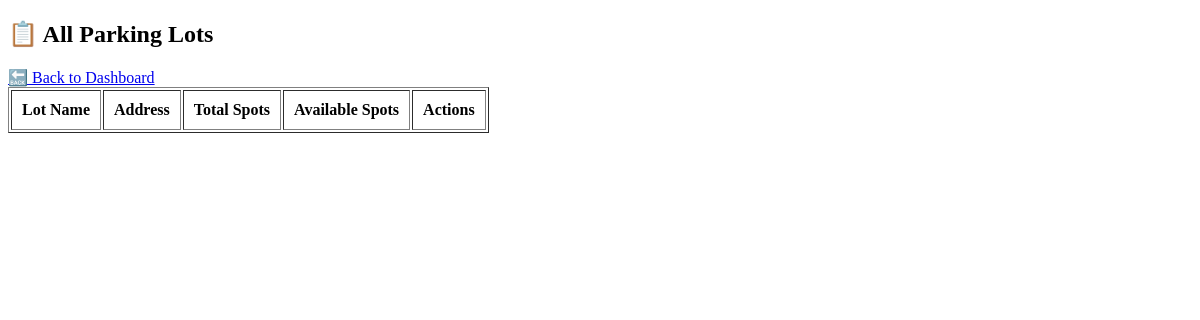
The page /view_lots on the database as committed earlier.
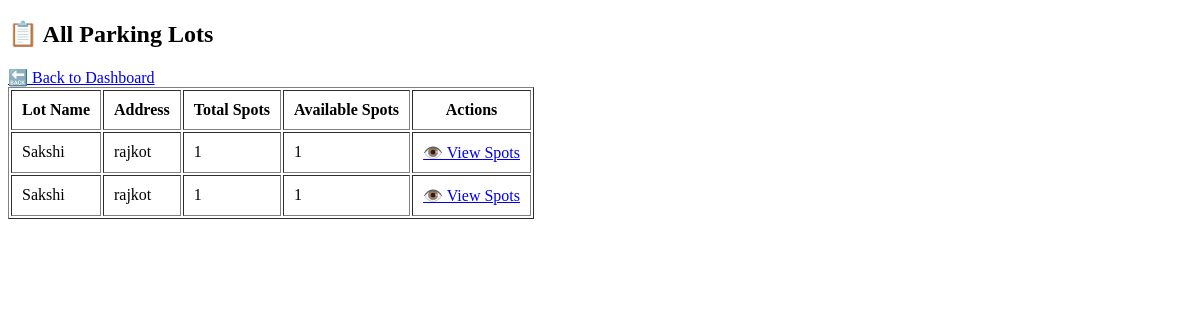
The same page on the database as committed later.
### tables this page shows
CREATE TABLE parking_lots (
            id INTEGER PRIMARY KEY AUTOINCREMENT,
            name TEXT NOT NULL,
            address TEXT NOT NULL,
            pin_code TEXT,
            total_spots INTEGER NOT NULL,
            available_spots INTEGER NOT NULL
        );

### app.py (the view)
@app.route('/view_lots')
def view_lots():
    conn = get_db_connection()
    lots = conn.execute('SELECT * FROM parking_lots').fetchall()
    conn.close()
    return render_template('view_lots.html', lots=lots)

### app.py (called while the page is built)
def get_db_connection():
    conn = sqlite3.connect(DATABASE)
    conn.row_factory = sqlite3.Row
    return conn

### templates/view_lots.html (shortened to what this page needs)
<!DOCTYPE html>
<html>
<head>
</head>
<body>
    <h2>📋 All Parking Lots</h2>
    <a href="{{ url_for('admin_dashboard') }}">🔙 Back to Dashboard</a>
    <table border="1" cellpadding="10">
        <tr>
            <th>Lot Name</th>
            <th>Address</th>
            <th>Total Spots</th>
            <th>Available Spots</th>
            <th>Actions</th>
        </tr>
        {% for lot in lots %}
        <tr>
            <td>{{ lot['name'] }}</td>
            <td>{{ lot['address'] }}</td>
            <td>{{ lot['total_spots'] }}</td>
            <td>{{ lot['available_spots'] }}</td>
            <td><a href="{{ url_for('view_spots', lot_id=lot['id']) }}">👁️ View Spots</a></td>
        </tr>
        {% endfor %}
    </table>
</body>
</html>

Rows that differ between the two databases and show on the page:
added parking_lots: name "Sakshi", address "rajkot", total_spots "1", available_spots "1"
added parking_lots: name "Sakshi", address "rajkot", total_spots "1", available_spots "1"
